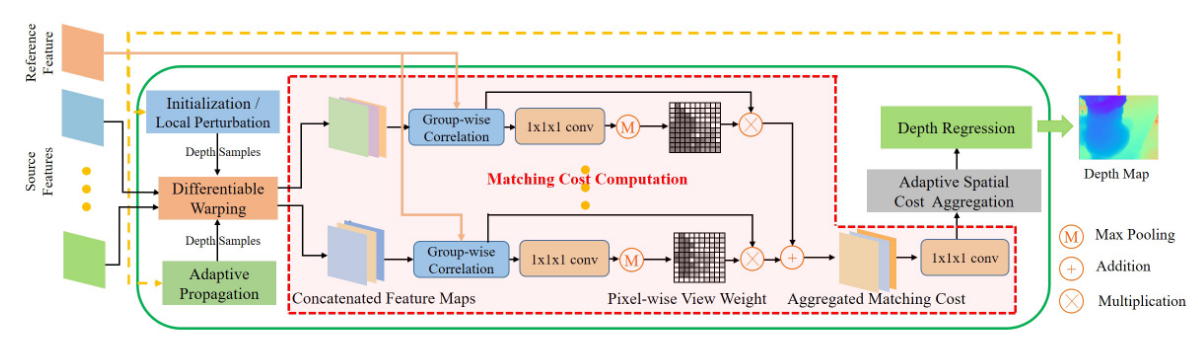
#> input picture module.png, 1198 x 341 px; its folder holds only this picture in this run
$ python -i resize_and_move_img.py   (imports and definitions only)
#> lines starting #> are read from the running program, lines starting #| are printed output that depends on the picture
# -*- coding: utf-8 -*-
"""
blended_cleanup.py

功能：
    批量处理 DATA_ROOT 下由 BlendedMVG_list 指定的 scan 文件夹：
      - 将每个 scan_xxx/blended_images 中的图像（非_masked）缩小为原来宽高的 1/2（面积 1/4）
      - 将缩小后的图像保存到 scan_xxx/urd/（自动创建）
      - 在 scan_xxx/ 下写入 list.txt，包含缩小后图像的文件名（带后缀），一行一个

使用方式（示例）:
    from blended_cleanup import batch_resize_blended_images
    batch_resize_blended_images(data_root="E:/DATA_ROOT",
                                blended_list_file="E:/DATA_ROOT/BlendedMVG_list",
                                preview_limit=10,
                                verbose=True)

说明：
    - blended_list_file: 是 BlendedMVG_list 的路径（文件中每行是一个 scan 文件夹名）
    - 脚本会智能识别带有 "_masked" 的掩码文件并优先选择非 masked 图像作为原图
    - 若某个 base 仅存在 masked 文件，则仍会处理（并在日志中标记）
    - 默认只处理常见图片后缀： .jpg .jpeg .png .bmp .tif .tiff
"""
import math
import shutil
from pathlib import Path
from PIL import Image, ImageFilter
import os
from typing import Optional, List, Dict, Tuple

# 支持的图片扩展名（小写）
_IMAGE_EXTS = {'.jpg', '.jpeg', '.png', '.bmp', '.tif', '.tiff'}

def _is_image_file(p: Path) -> bool:
    return p.is_file() and p.suffix.lower() in _IMAGE_EXTS

def resize_and_save_png_high_quality(
    input_path,
    out_path,
    scale: float = 0.5,
    resample=Image.LANCZOS,
    apply_unsharp: bool = True,
    unsharp_radius: float = 1.0,
    unsharp_percent: int = 150,
    unsharp_threshold: int = 3,
    png_compress_level: int = 6,
    optimize_png: bool = True,
    convert_mode: str = "RGBA"
) -> Path:
    """
    高质量下采样并**强制保存为 PNG**（即使 out_path 后缀不是 .png 也会改为 .png）。

    参数:
      input_path : 输入图片路径（str 或 Path）
      out_path   : 目标路径（str 或 Path），但会被强制改为 .png
      scale      : 缩放比例（0.5 表示宽高各 /2）
      resample   : PIL 重采样方法（默认 LANCZOS）
      apply_unsharp : 是否应用 UnsharpMask（默认 True）
      unsharp_radius, unsharp_percent, unsharp_threshold : UnsharpMask 参数
      png_compress_level : PNG 压缩等级 0-9（越大文件越小但越慢），默认 6
      optimize_png : 是否启用 optimize=True（通常能减小文件但更慢）
      convert_mode: 保存前转换的模式，默认 "RGBA"（保留透明通道，如需去掉 alpha 用 "RGB"）

    返回:
      保存后的 Path（后缀为 .png）
    """
#> called with input_path = '../module.png', out_path = 'out.png', scale = 0.5, resample = 1, apply_unsharp = True, unsharp_radius = 1, unsharp_percent = 150, unsharp_threshold = 3
    input_path = Path(input_path)
    out_path = Path(out_path)

    if not input_path.exists():
        raise FileNotFoundError(f"输入文件不存在: {input_path}")

    # 强制输出为 .png（保留原名但换后缀）
    out_path_png = out_path.with_suffix('.png')
    out_path_png.parent.mkdir(parents=True, exist_ok=True)

    # 打开并处理图片
    with Image.open(input_path) as img:
        # 可选转换模式（RGBA 可保留 alpha）
#> img is the input picture: PIL image 1198x341 RGB; mean R, G, B 232.3, 229.9, 223.6
        try:
            img = img.convert(convert_mode)
#> img: PIL image 1198x341 RGBA
        except Exception:
            # 如果转换失败，则继续用打开的模式
            pass

        orig_w, orig_h = img.size
#> orig_w = 1198; orig_h = 341
        new_w = max(1, int(math.floor(orig_w * scale)))
#> new_w = 599
        new_h = max(1, int(math.floor(orig_h * scale)))
#> new_h = 170

        # 高质量重采样
        resized = img.resize((new_w, new_h), resample=resample)
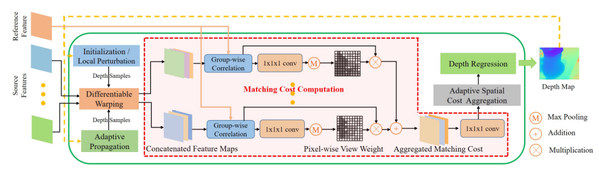
#> resized: PIL image 599x170 RGBA; mean R, G, B, A 231.9, 229.6, 223.3, 255

        # 可选锐化（UnsharpMask）
        if apply_unsharp:
            try:
                resized = resized.filter(ImageFilter.UnsharpMask(
                    radius=unsharp_radius,
                    percent=unsharp_percent,
                    threshold=unsharp_threshold
                ))
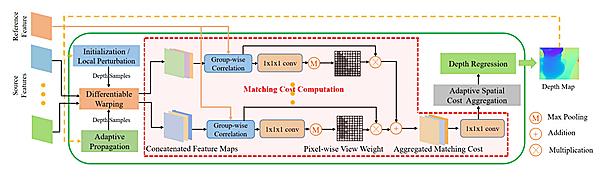
#> resized: PIL image 599x170 RGBA; mean R, G, B, A 229, 226.7, 219.6, 255
            except Exception:
                # 在极少数 PIL 版本中可能失败，忽略错误继续
                pass

        # 保存为 PNG，使用高压缩但保真设置
        save_kwargs = {
            'compress_level': int(max(0, min(9, png_compress_level))),
            'optimize': bool(optimize_png)
        }

        # 如果图像是 RGBA（有 alpha），直接保存；若不需要 alpha 可改为 RGB
        try:
            resized.save(out_path_png, format='PNG', **save_kwargs)
        except TypeError:
            # 某些 Pillow 版本对 optimize/compress_level 的支持不同：降级为只传 compress_level
            resized.save(out_path_png, format='PNG', compress_level=save_kwargs['compress_level'])
        except Exception as e:
            # 最后兜底：直接保存（不带参数）
            resized.save(out_path_png, format='PNG')

    return out_path_png

# [398 lines left out: functions _collect_base_map, batch_resize_blended_images, batch_create_trigulation, batch_delete_trigulation, batch_delete_urd, clean_directory and 1 more, not called in this run]

# [30 lines not run here, left out]

>>> result = resize_and_save_png_high_quality('../module.png', 'out.png')
